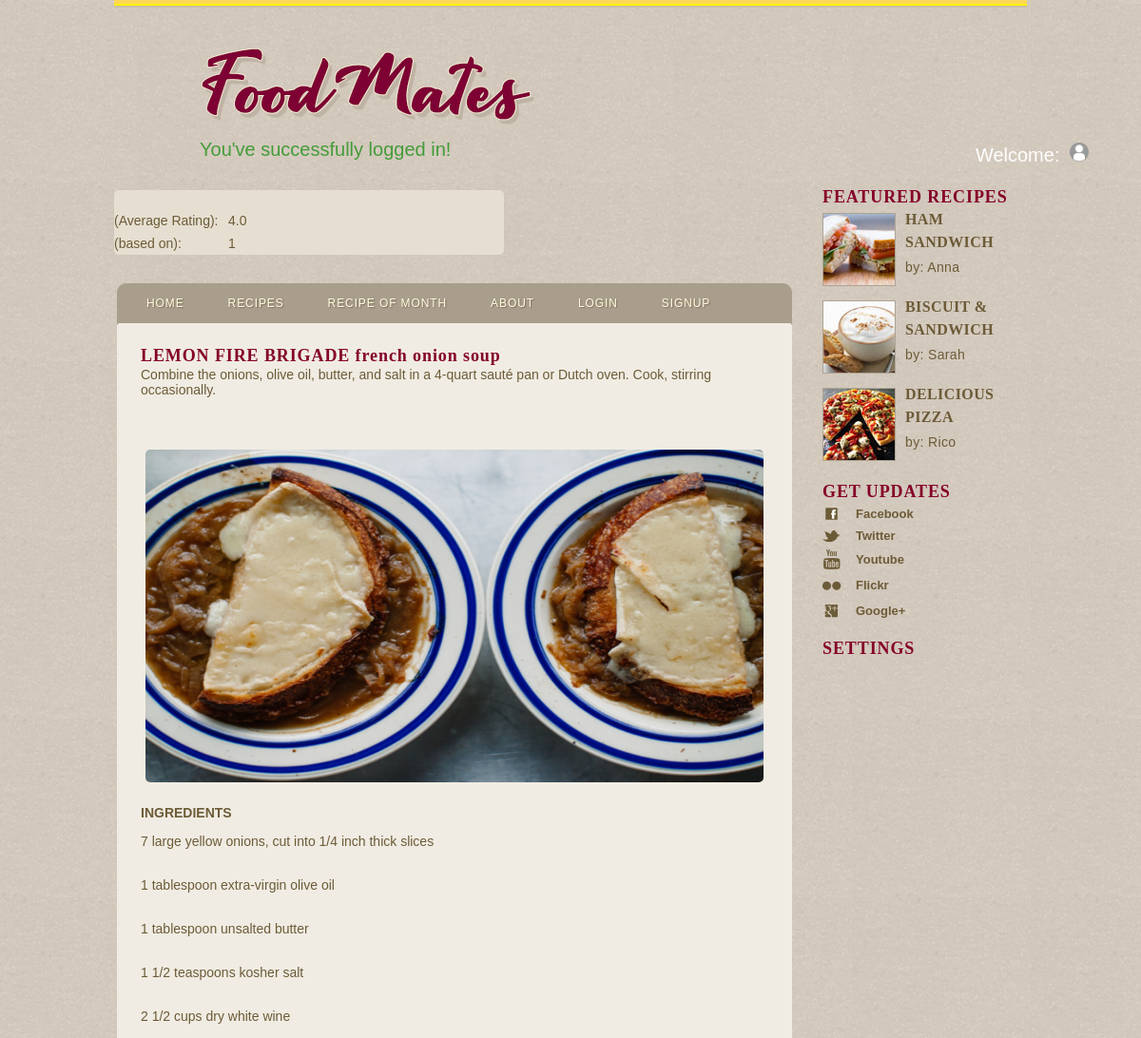
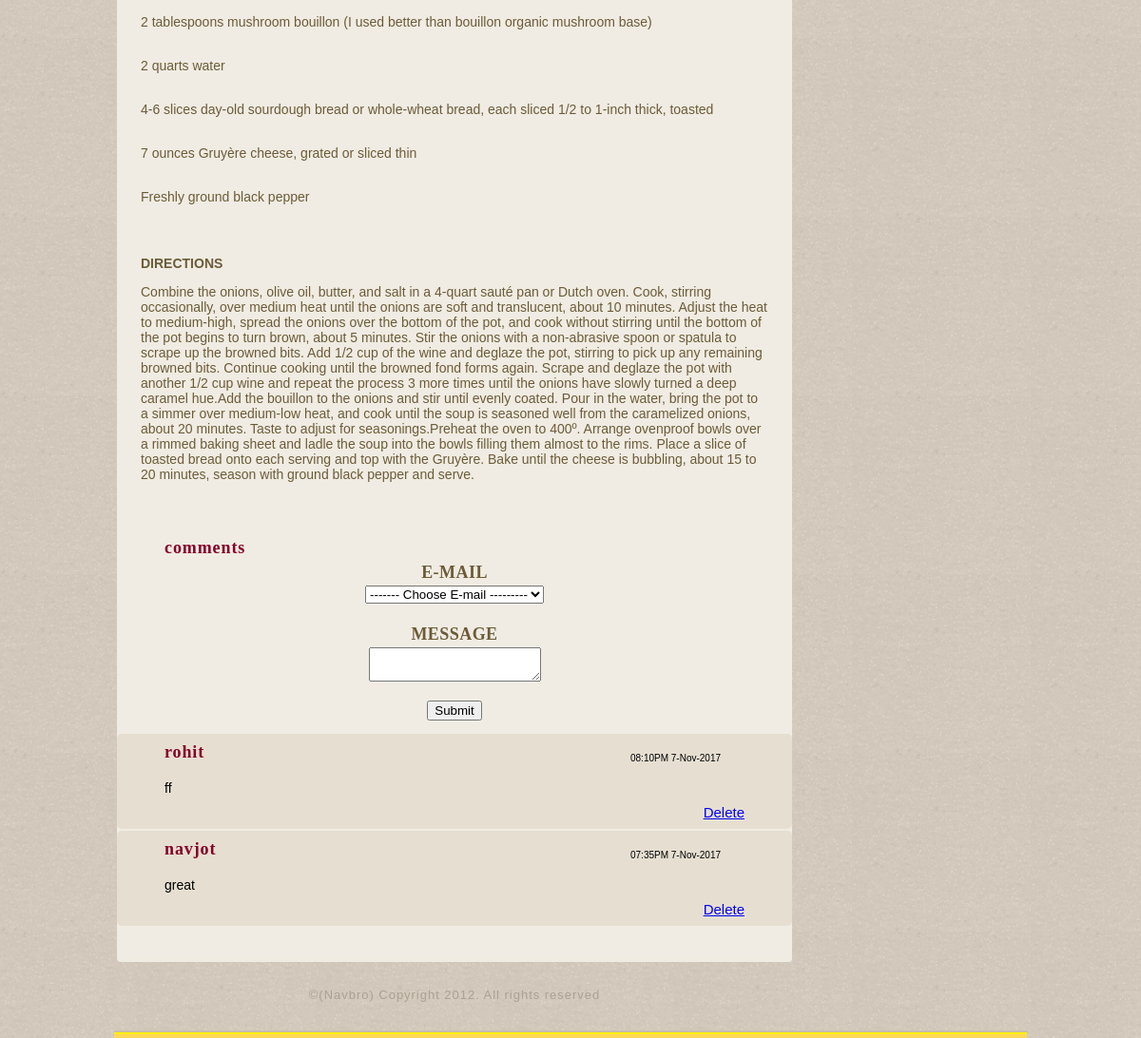
Screenshot of /fullrecipy.php?DISC=58 with the database file from the repository (2 pictures, top to bottom).
### tables this page shows
CREATE TABLE IF NOT EXISTS `post_rating` (
  `rating_id` int(11) NOT NULL AUTO_INCREMENT,
  `post_id` int(11) NOT NULL,
  `rating_number` int(11) NOT NULL,
  `total_points` int(11) NOT NULL,
  `created` datetime NOT NULL,
  `modified` datetime NOT NULL,
  `status` tinyint(1) NOT NULL DEFAULT '1' COMMENT '1 = Block, 0 = Unblock',
  PRIMARY KEY (`rating_id`)
);

CREATE TABLE IF NOT EXISTS `full_recipy` (
  `id` int(11) NOT NULL AUTO_INCREMENT,
  `title` varchar(222) NOT NULL,
  `title_text` text NOT NULL,
  `image` varchar(222) NOT NULL,
  `ing_text` text NOT NULL,
  `disc` text NOT NULL,
  `rid` varchar(222) NOT NULL,
  PRIMARY KEY (`id`)
);

CREATE TABLE IF NOT EXISTS `commentbar` (
  `id` bigint(255) NOT NULL AUTO_INCREMENT,
  `user_id` int(222) NOT NULL,
  `text` text NOT NULL,
  `date_time` varchar(222) NOT NULL,
  `recipy_id` int(222) NOT NULL,
  PRIMARY KEY (`id`)
);

CREATE TABLE IF NOT EXISTS `signup` (
  `user_id` int(11) NOT NULL AUTO_INCREMENT,
  `firstname` varchar(244) NOT NULL,
  `lastname` varchar(244) NOT NULL,
  `email` varchar(250) NOT NULL,
  `password` varchar(250) NOT NULL,
  PRIMARY KEY (`user_id`)
);

### fullrecipy.php (the view, shortened to what this page needs)
<?php
include("connection/connect.php");
$query = "SELECT rating_number, FORMAT((total_points / rating_number),1) as average_rating FROM post_rating WHERE post_id = 1 AND status = 1";
$result = $db->query($query);
$ratingRow = $result->fetch_assoc();
  $sql = "SELECT * FROM signup where user_id='".$_SESSION["user_id"]."'";
  $results = mysqli_query($db, $sql);
  $row = mysqli_fetch_array($results);
  $name=$row['firstname'];
$DISC = $_GET['DISC'];
$sql="select * from full_recipy where rid='$DISC' ";
$resul=mysqli_query($db,$sql);
$row=mysqli_fetch_array($resul);
	$title =  	  $row['title'];
	$title_text=  $row['title_text'];
	$ing_text =   $row['ing_text'];
	$disc = 		  $row['disc'];
?>
<html>
<head>
	<link rel="stylesheet" type="text/css" href="css/style.css">
	<link href="rating.css" rel="stylesheet" type="text/css">
</head>
<body>
	<div class="header">
		<div>
			<a href="index.php"><img src="images/logo.png" alt="Logo"></a>
		</div>
		</div>
	<div  style="background-color:;margin:auto;min-height:20px;display:<?php echo $none;?>;">
	<div  style="background-color:;margin-left:200px;width:950px;min-height:30px;">
	<p style='float:left;color:#449c3a;margin-left:10px;font-size:20px;'>You've successfully logged in!</p>
		<p style='float:right;color:#fff;margin-left:px;font-size:20px;'>Welcome:<span style='margin-right:0px;display:inline-block;margin-right:5px;'><?php echo $name ?></span>
			<image src='images/user.png'  style='display:inline-block;height:20px;width:20px;margin-top:5px;margin-right:5px;'/>
	</div>
	</div>
	<div class="body">
		<div>
			<div  style="min-height:10px;width: 410px;background-color:#e6dfd1;display:inline-block;border-radius:5px;">
				<ul>
								<div  style="min-height:40px;width: 200px;background-color:;float:;">
								<p  style="display:inline-block;min-height:20px;width: 120px;background-color:;">
								(Average Rating):
								</p>
								<p  style="float:right;min-height:20px;width: 50px;background-color:;margin-right:30px;">
								<?php echo $ratingRow['average_rating']; ?>
								</p>
								<p  style="display:inline-block;height:20px;width: 120px;background-color:;">
								(based on):
								</p>
								<p  style="float:right;min-height:20px;width: 50px;background-color:;margin-right:30px;">
								<?php echo $ratingRow['rating_number']; ?>
								</p>
								</div>
				</ul>
			</div>
			<div class="header" style="margin-top:30px;">
				<ul>
					<li>
						<a href="index.php">Home</a>
					</li>
					<li>
						<a href="recipes.php">Recipes</a>
					</li>
					<li >
						<a href="featured.php">Recipe of Month</a>
					</li>
					<li>
						<a href="about.php">About</a>
					</li>
					<?php
						if(empty($_SESSION["user_id"]))
							{
								echo '<li><a href="login.php">login</a></li>';
								echo '<li><a href="signup.php">signup</a></li>';
							}
						else
							{
									$logout= '<form action="login.php" method="post" >
									<input type="submit" id="logout" name="logout" value="logout" style="width:100px;color:#000;border:none;padding:5px;font-size:15px;"  ></form>';
							}
						?>
				</ul>
			</div>
			<div class="body">
				<div id="content">
					<div>
						<div>
						<?php
						echo	'<h3>'.$title.'</h3>';
						echo'<p>
									'.$title_text.'
							</p>';
						echo	"<img  style='width:650px;
	                         height:350px;
							 margin-top:5px;
							 margin-left:5px;
							 border-radius:5px;
							' src='admin/img/".$row['image']."' />";
						echo	'<h5>INGREDIENTS</h5>';
							echo		$ing_text;
							echo'<h5>DIRECTIONS</h5>';
							echo		$disc;
							?>
					</div>
						<?php include('commentbar.php');?>
					</div>
				</div>
			</div>
		</div>
		<div>
			<div>
				<h3>Featured Recipes</h3>
				<ul id="featured">
					<li>
						<a href="recipes.php"><img src="images/sandwich.jpg" alt="Image"></a>
						<div>
							<h2><a href="recipes.php">Ham Sandwich</a></h2>
							<span>by: Anna</span>
						</div>
					</li>
					<li>
						<a href="recipes.php"><img src="images/biscuit-and-coffee.jpg" alt="Image"></a>
						<div>
							<h2><a href="recipes.php">Biscuit &amp; Sandwich</a></h2>
							<span>by: Sarah</span>
						</div>
					</li>
					<li>
						<a href="recipes.php"><img src="images/pizza.jpg" alt="Image"></a>
						<div>
							<h2><a href="recipes.php">Delicious Pizza</a></h2>
							<span>by: Rico</span>
						</div>
					</li>
				</ul>
			</div>
			<div>
				<h3>Get Updates</h3>
				<a href="http://freewebsitetemplates.com/go/facebook/" target="_blank" id="facebook">Facebook</a>
				<a href="http://freewebsitetemplates.com/go/twitter/" target="_blank" id="twitter">Twitter</a>
				<a href="http://freewebsitetemplates.com/go/youtube/" target="_blank" id="youtube">Youtube</a>
				<a href="http://freewebsitetemplates.com/go/flickr/" target="_blank" id="flickr">Flickr</a>
				<a href="http://freewebsitetemplates.com/go/googleplus/" target="_blank" id="googleplus">Google&#43;</a>
			</div>
			<div style="display:<?php echo $none;?>;">
				<h3>Settings</h3>
			</div>
		</div>
	</div>
	<div class="footer">
		<div>
			<p>
				&copy;(Navbro) Copyright 2012. All rights reserved
			</p>
		</div>
	</div>
</body>
</html>

### commentbar.php (shortened to what this page needs)
				<div class="col span_2_of_3">
				  <div class="contact-form">
				  	<h3>comments</h3>
					    <form action='' method='post'>
					    	<div>
						    	<span><label>E-MAIL</label></span>
						    	<span>
								<?php
		                     echo " <select name='email'>
							                  <option value=''><i>  ------- Choose E-mail ---------</i></option>";
							        echo		"</select>";
?>
								</span>
						    </div>
							 <div>
						    	<span><label>MESSAGE</label></span>
						    	<span><textarea name='comment'> </textarea></span>
						    </div>
						   <div>
						   		<span><input type="submit" name='submit' value="Submit"></span>
						  </div>
					    </form>
				     </div>
  				</div>
<?php
		 $akl = "DELETE FROM commentbar WHERE id='$_GET[d]' && user_id='".$_SESSION["user_id"]."'";
	mysqli_query($db,$akl);
		$sql = "select signup.* , commentbar.* from signup, commentbar where signup.user_id=commentbar.user_id  && recipy_id='$DISC' order by id desc";
						$result = mysqli_query($db, $sql);
						while($row = mysqli_fetch_array($result))
						{
							$fname =$row['firstname'];
									$date =$row['date_time'];
									$text =$row['text'];
				echo '<div  style="background-color:#e6dfd1;height:100px;display:inline-block;border-radius:5px;margin:auto;margin-bottom:2px;">
				 <div style="display:inline-block;height:20px;background-color:;color:#000;width:80px;"><h3>'.$fname.'</h3></div>
				  <div style="display:inline-block;float:right;height:20px;background-color:;color:#000;width:120px;font-size:10px;">'.$date.'</div>
				   <div style="display:inline-block;min-height:15px;margin-top:5px;background-color:;color:#000;width:535px;"><p>'.$text.'</p></div>
				    <div style="float:right;height:20px;background-color:;color:#000;width:auto;margin-top:5px;">
					<a href=fullrecipy.php?d='.$row['id'].'&DISC='.$DISC.' style="font-size:15px;margin-left:30px;" >Delete</a>
					</div>
  				</div>';
						}
	?>

### rows the page displays
post_rating: rating_number "1"
full_recipy: title "LEMON FIRE BRIGADE french onion soup", title_text "Combine the onions, olive oil, butter, and salt in a 4-quart sauté pan or Dutch oven. Cook, stirring occasionally.", image (picture), ing_text "7 large yellow onions, cut into 1/4 inch thick slices 1 tablespoon extra-virgin olive oil 1 tablespoon unsalted butter 1 1/2 teaspoons kosher salt 2 1/2 cups dry white wine 2 tablespoons mushroom bouillon (I used better than bouillon organic mushroom base) 2 quarts water 4-6 slices day-old sourdough bread or whole-wheat bread, each sliced 1/2 to 1-inch thick, toasted 7 ounces Gruyère cheese, grated or sliced thin Freshly ground black pepper", disc "Combine the onions, olive oil, butter, and salt in a 4-quart sauté pan or Dutch oven. Cook, stirring occasionally, over medium heat until the onions are soft and translucent, about 10 minutes. Adjust the heat to medium-high, spread the onions over the bottom of the pot, and cook without stirring until the bottom of the pot begins to turn brown, about 5 minutes. Stir the onions with a non-abrasive spoon or spatula to scrape up the browned bits. Add 1/2 cup of the wine and deglaze the pot, stirring to pick up any remaining browned bits. Continue cooking until the browned fond forms again. Scrape and deglaze the pot with another 1/2 cup wine and repeat the process 3 more times until the onions…"
commentbar: user.firstname "rohit", date_time "08:10PM 7-Nov-2017", text "ff"
commentbar: user.firstname "navjot", date_time "07:35PM 7-Nov-2017", text "great"

### other values shown
$ratingRow['average_rating'] "4.0"
